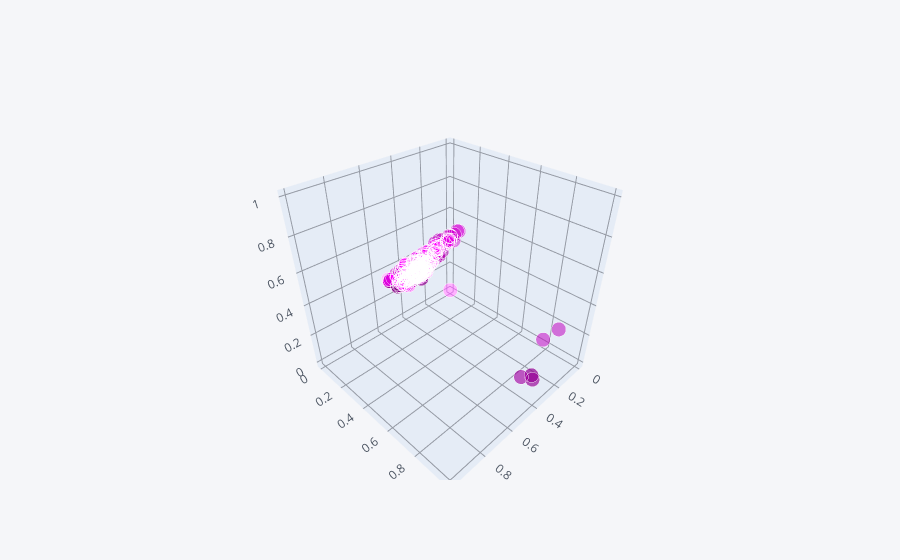

The cell this chart's notebook holds for it:
### Markdown cell above
## Inspección visual de los clusters

### Code cell
Xp.iplot(kind='scatter3d',x='p1',y='p2',z='p3',mode='markers',size=10,color='purple', text='nombre')

### Figure 1 — Plotly figure (JSON) as saved in the notebook; plotly's stock layout.template omitted (floating-point values rounded to 4 significant figures; data arrays with more than 128 entries replaced by an {"elided": "..."} marker saying what was removed)
{"data": [{"marker": {"color": {"elided": "329 str values"}, "opacity": 0.8, "size": {"elided": "329 int values"}, "symbol": "circle"}, "mode": "markers", "text": {"elided": "329 str values"}, "type": "scatter3d", "x": {"elided": "329 float values"}, "y": {"elided": "329 float values"}, "z": {"elided": "329 float values"}}], "layout": {"legend": {"bgcolor": "#F5F6F9", "font": {"color": "#4D5663"}}, "paper_bgcolor": "#F5F6F9", "plot_bgcolor": "#F5F6F9", "scene": {"xaxis": {"gridcolor": "#9499A3", "showgrid": true, "tickfont": {"color": "#4D5663"}, "title": {"font": {"color": "#4D5663"}, "text": ""}, "zerolinecolor": "#9499A3"}, "yaxis": {"gridcolor": "#9499A3", "showgrid": true, "tickfont": {"color": "#4D5663"}, "title": {"font": {"color": "#4D5663"}, "text": ""}, "zerolinecolor": "#9499A3"}, "zaxis": {"gridcolor": "#9499A3", "showgrid": true, "tickfont": {"color": "#4D5663"}, "title": {"font": {"color": "#4D5663"}, "text": ""}, "zerolinecolor": "#9499A3"}}, "title": {"font": {"color": "#4D5663"}}}}
